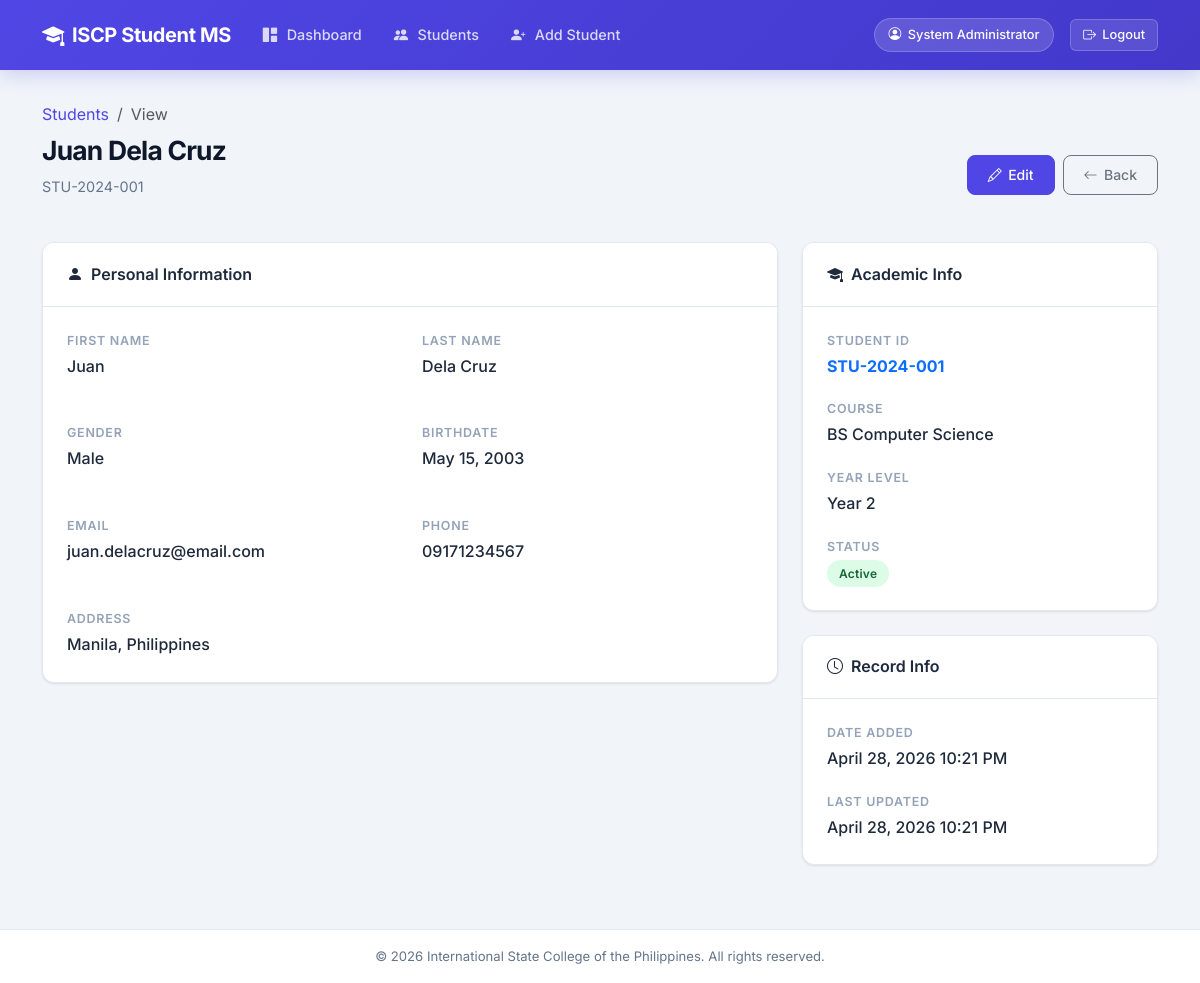
The page /view_student.php?id=1 (signed in) on the database its author committed.
### tables this page shows
CREATE TABLE IF NOT EXISTS students (
    id INT AUTO_INCREMENT PRIMARY KEY,
    student_id VARCHAR(20) NOT NULL UNIQUE,
    first_name VARCHAR(50) NOT NULL,
    last_name VARCHAR(50) NOT NULL,
    email VARCHAR(100) UNIQUE,
    phone VARCHAR(20) DEFAULT NULL,
    gender ENUM('Male', 'Female', 'Other') NOT NULL,
    birthdate DATE DEFAULT NULL,
    course VARCHAR(100) NOT NULL,
    year_level TINYINT NOT NULL DEFAULT 1,
    address TEXT DEFAULT NULL,
    status ENUM('Active', 'Inactive', 'Graduated') NOT NULL DEFAULT 'Active',
    created_at TIMESTAMP DEFAULT CURRENT_TIMESTAMP,
    updated_at TIMESTAMP DEFAULT CURRENT_TIMESTAMP ON UPDATE CURRENT_TIMESTAMP
);

### view_student.php (the view, shortened to what this page needs)
<?php
require_once 'includes/header.php';
require_once 'config/database.php';
$id = (int) ($_GET['id'] ?? 0);
$stmt = $pdo->prepare("SELECT * FROM students WHERE id = ?");
$stmt->execute([$id]);
$student = $stmt->fetch();
$statusClass = match($student['status']) {
    'Active'    => 'badge-active',
    'Inactive'  => 'badge-inactive',
    'Graduated' => 'badge-graduated',
    default     => 'badge-active'
};
?>
<div class="page-wrapper">
    <div class="container">
        <div class="page-header">
            <nav aria-label="breadcrumb">
                <ol class="breadcrumb mb-2">
                    <li class="breadcrumb-item"><a href="students.php">Students</a></li>
                    <li class="breadcrumb-item active">View</li>
                </ol>
            </nav>
            <div class="d-flex justify-content-between align-items-center flex-wrap gap-3">
                <div>
                    <h1 class="page-title"><?= htmlspecialchars($student['first_name'] . ' ' . $student['last_name']) ?></h1>
                    <p class="page-subtitle"><?= htmlspecialchars($student['student_id']) ?></p>
                </div>
                <div class="d-flex gap-2">
                    <a href="edit_student.php?id=<?= $student['id'] ?>" class="btn btn-primary">
                        <i class="bi bi-pencil"></i> Edit
                    </a>
                    <a href="students.php" class="btn btn-outline-secondary">
                        <i class="bi bi-arrow-left"></i> Back
                    </a>
                </div>
            </div>
        </div>
        <div class="row g-4">
            <div class="col-lg-8">
                <div class="card">
                    <div class="card-header">
                        <i class="bi bi-person-fill me-2"></i>Personal Information
                    </div>
                    <div class="card-body">
                        <div class="row g-4">
                            <div class="col-sm-6">
                                <div class="detail-group">
                                    <div class="detail-label">First Name</div>
                                    <div class="detail-value"><?= htmlspecialchars($student['first_name']) ?></div>
                                </div>
                            </div>
                            <div class="col-sm-6">
                                <div class="detail-group">
                                    <div class="detail-label">Last Name</div>
                                    <div class="detail-value"><?= htmlspecialchars($student['last_name']) ?></div>
                                </div>
                            </div>
                            <div class="col-sm-6">
                                <div class="detail-group">
                                    <div class="detail-label">Gender</div>
                                    <div class="detail-value"><?= htmlspecialchars($student['gender']) ?></div>
                                </div>
                            </div>
                            <div class="col-sm-6">
                                <div class="detail-group">
                                    <div class="detail-label">Birthdate</div>
                                    <div class="detail-value">
                                        <?= $student['birthdate'] ? date('F d, Y', strtotime($student['birthdate'])) : '—' ?>
                                    </div>
                                </div>
                            </div>
                            <div class="col-sm-6">
                                <div class="detail-group">
                                    <div class="detail-label">Email</div>
                                    <div class="detail-value"><?= htmlspecialchars($student['email'] ?? '—') ?></div>
                                </div>
                            </div>
                            <div class="col-sm-6">
                                <div class="detail-group">
                                    <div class="detail-label">Phone</div>
                                    <div class="detail-value"><?= htmlspecialchars($student['phone'] ?? '—') ?></div>
                                </div>
                            </div>
                            <div class="col-12">
                                <div class="detail-group mb-0">
                                    <div class="detail-label">Address</div>
                                    <div class="detail-value"><?= htmlspecialchars($student['address'] ?? '—') ?></div>
                                </div>
                            </div>
                        </div>
                    </div>
                </div>
            </div>
            <div class="col-lg-4">
                <div class="card mb-4">
                    <div class="card-header">
                        <i class="bi bi-mortarboard-fill me-2"></i>Academic Info
                    </div>
                    <div class="card-body">
                        <div class="detail-group">
                            <div class="detail-label">Student ID</div>
                            <div class="detail-value fw-bold text-primary"><?= htmlspecialchars($student['student_id']) ?></div>
                        </div>
                        <div class="detail-group">
                            <div class="detail-label">Course</div>
                            <div class="detail-value"><?= htmlspecialchars($student['course']) ?></div>
                        </div>
                        <div class="detail-group">
                            <div class="detail-label">Year Level</div>
                            <div class="detail-value">Year <?= $student['year_level'] ?></div>
                        </div>
                        <div class="detail-group mb-0">
                            <div class="detail-label">Status</div>
                            <div class="detail-value">
                                <span class="badge-status <?= $statusClass ?>"><?= $student['status'] ?></span>
                            </div>
                        </div>
                    </div>
                </div>
                <div class="card">
                    <div class="card-header">
                        <i class="bi bi-clock me-2"></i>Record Info
                    </div>
                    <div class="card-body">
                        <div class="detail-group">
                            <div class="detail-label">Date Added</div>
                            <div class="detail-value"><?= date('F d, Y g:i A', strtotime($student['created_at'])) ?></div>
                        </div>
                        <div class="detail-group mb-0">
                            <div class="detail-label">Last Updated</div>
                            <div class="detail-value"><?= date('F d, Y g:i A', strtotime($student['updated_at'])) ?></div>
                        </div>
                    </div>
                </div>
            </div>
        </div>
    </div>
</div>
<?php require_once 'includes/footer.php'; ?>

### assets/css/style.css (style rules this page uses)
:root { --primary: #4f46e5; --primary-dark: #4338ca; --primary-light: #818cf8; --primary-bg: rgba(79, 70, 229, 0.08); --secondary: #64748b; --success: #10b981; --danger: #ef4444; --warning: #f59e0b; --info: #3b82f6; --light: #f8fafc; --dark: #0f172a; --gray-50: #f8fafc; --gray-100: #f1f5f9; --gray-200: #e2e8f0; --gray-300: #cbd5e1; --gray-400: #94a3b8; --gray-500: #64748b; --gray-600: #475569; --gray-700: #334155; --gray-800: #1e293b; --gray-900: #0f172a; --body-bg: #f1f5f9; --card-shadow: 0 1px 3px rgba(0, 0, 0, 0.06), 0 1px 2px rgba(0, 0, 0, 0.04); --card-shadow-hover: 0 10px 25px rgba(0, 0, 0, 0.08), 0 4px 10px rgba(0, 0, 0, 0.04); --radius: 12px; --radius-sm: 8px; --transition: all 0.2s ease; }
* { margin: 0; padding: 0; box-sizing: border-box; }
body { font-family: 'Inter', -apple-system, BlinkMacSystemFont, 'Segoe UI', sans-serif; background-color: var(--body-bg); color: var(--gray-800); line-height: 1.6; min-height: 100vh; }
a { text-decoration: none; color: var(--primary); transition: var(--transition); }
.page-wrapper { padding: 2rem 0; animation: fadeIn 0.4s ease; }
.page-header { margin-bottom: 1.75rem; }
.page-title { font-size: 1.65rem; font-weight: 700; color: var(--gray-900); letter-spacing: -0.03em; }
.page-subtitle { color: var(--gray-500); font-size: 0.9rem; margin-top: 0.25rem; }
.card { border: 1px solid var(--gray-200); border-radius: var(--radius); box-shadow: var(--card-shadow); transition: var(--transition); background: #fff; overflow: hidden; }
.card-header { background: #fff; border-bottom: 1px solid var(--gray-200); padding: 1.15rem 1.5rem; font-weight: 600; font-size: 1rem; color: var(--gray-800); }
.card-body { padding: 1.5rem; }
.badge-status { padding: 0.35rem 0.75rem; border-radius: 50px; font-size: 0.75rem; font-weight: 600; letter-spacing: 0.02em; }
.badge-active { background: #dcfce7; color: #166534; }
.btn { font-weight: 500; font-size: 0.875rem; padding: 0.55rem 1.25rem; border-radius: var(--radius-sm); transition: var(--transition); display: inline-flex; align-items: center; gap: 0.4rem; }
.btn-primary { background: var(--primary); border-color: var(--primary); }
.detail-group { margin-bottom: 1.25rem; }
.detail-label { font-size: 0.78rem; font-weight: 600; text-transform: uppercase; letter-spacing: 0.06em; color: var(--gray-400); margin-bottom: 0.2rem; }
.detail-value { font-size: 1rem; color: var(--gray-800); font-weight: 500; }

### rows shown on the page
students: first_name+last_name "Juan Dela Cruz", student "STU-2024-001", first_name "Juan", last_name "Dela Cruz", gender "Male", birthdate "May 15, 2003", email "juan.delacruz@email.com", phone "09171234567", address "Manila, Philippines", course "BS Computer Science", year_level "2", status "Active", created_at "April 28, 2026 10:21 PM", updated_at "April 28, 2026 10:21 PM"

### other values the page prints
getAdminName() "System Administrator"
